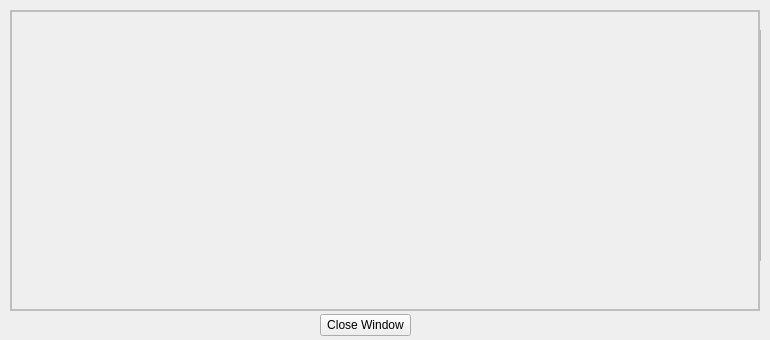
<?xml version="1.0" encoding="UTF-8"?>
<ui version="4.0">
 <class>CougarBackup</class>
 <widget class="QWidget" name="CougarBackup">
  <property name="geometry">
   <rect>
    <x>0</x>
    <y>0</y>
    <width>770</width>
    <height>340</height>
   </rect>
  </property>
  <property name="sizePolicy">
   <sizepolicy hsizetype="Expanding" vsizetype="Maximum">
    <horstretch>0</horstretch>
    <verstretch>0</verstretch>
   </sizepolicy>
  </property>
  <property name="minimumSize">
   <size>
    <width>770</width>
    <height>340</height>
   </size>
  </property>
  <property name="maximumSize">
   <size>
    <width>770</width>
    <height>500</height>
   </size>
  </property>
  <property name="baseSize">
   <size>
    <width>770</width>
    <height>400</height>
   </size>
  </property>
  <property name="windowTitle">
   <string>CougarBackup</string>
  </property>
  <widget class="QLabel" name="label_name">
   <property name="geometry">
    <rect>
     <x>10</x>
     <y>10</y>
     <width>61</width>
     <height>21</height>
    </rect>
   </property>
   <property name="font">
    <font>
     <pointsize>10</pointsize>
    </font>
   </property>
   <property name="text">
    <string>Name:</string>
   </property>
  </widget>
  <widget class="QLabel" name="label_number">
   <property name="geometry">
    <rect>
     <x>200</x>
     <y>10</y>
     <width>61</width>
     <height>21</height>
    </rect>
   </property>
   <property name="font">
    <font>
     <pointsize>10</pointsize>
    </font>
   </property>
   <property name="text">
    <string>Number:</string>
   </property>
  </widget>
  <widget class="QLabel" name="label_diskLocation">
   <property name="geometry">
    <rect>
     <x>15</x>
     <y>50</y>
     <width>91</width>
     <height>20</height>
    </rect>
   </property>
   <property name="font">
    <font>
     <pointsize>10</pointsize>
    </font>
   </property>
   <property name="text">
    <string>Disk Location:</string>
   </property>
  </widget>
  <widget class="QPushButton" name="pushButton_start">
   <property name="geometry">
    <rect>
     <x>55</x>
     <y>230</y>
     <width>114</width>
     <height>32</height>
    </rect>
   </property>
   <property name="text">
    <string>Start</string>
   </property>
  </widget>
  <widget class="QPushButton" name="pushButton_cancel">
   <property name="geometry">
    <rect>
     <x>235</x>
     <y>230</y>
     <width>114</width>
     <height>32</height>
    </rect>
   </property>
   <property name="text">
    <string>Close</string>
   </property>
  </widget>
  <widget class="Line" name="line">
   <property name="geometry">
    <rect>
     <x>10</x>
     <y>210</y>
     <width>411</width>
     <height>20</height>
    </rect>
   </property>
   <property name="orientation">
    <enum>Qt::Horizontal</enum>
   </property>
  </widget>
  <widget class="QTextBrowser" name="textBrowser_source">
   <property name="geometry">
    <rect>
     <x>90</x>
     <y>91</y>
     <width>331</width>
     <height>21</height>
    </rect>
   </property>
   <property name="verticalScrollBarPolicy">
    <enum>Qt::ScrollBarAlwaysOff</enum>
   </property>
   <property name="horizontalScrollBarPolicy">
    <enum>Qt::ScrollBarAlwaysOff</enum>
   </property>
   <property name="sizeAdjustPolicy">
    <enum>QAbstractScrollArea::AdjustToContents</enum>
   </property>
   <property name="lineWrapMode">
    <enum>QTextEdit::NoWrap</enum>
   </property>
  </widget>
  <widget class="QTextBrowser" name="textBrowser_destination">
   <property name="geometry">
    <rect>
     <x>90</x>
     <y>121</y>
     <width>331</width>
     <height>21</height>
    </rect>
   </property>
   <property name="verticalScrollBarPolicy">
    <enum>Qt::ScrollBarAlwaysOff</enum>
   </property>
  </widget>
  <widget class="QLabel" name="label_source">
   <property name="geometry">
    <rect>
     <x>20</x>
     <y>91</y>
     <width>61</width>
     <height>21</height>
    </rect>
   </property>
   <property name="font">
    <font>
     <pointsize>10</pointsize>
    </font>
   </property>
   <property name="text">
    <string>Source:</string>
   </property>
  </widget>
  <widget class="QLabel" name="label_destination">
   <property name="geometry">
    <rect>
     <x>10</x>
     <y>121</y>
     <width>81</width>
     <height>21</height>
    </rect>
   </property>
   <property name="font">
    <font>
     <pointsize>10</pointsize>
    </font>
   </property>
   <property name="text">
    <string>Destination:</string>
   </property>
  </widget>
  <widget class="QLineEdit" name="lineEdit_name">
   <property name="geometry">
    <rect>
     <x>52</x>
     <y>10</y>
     <width>131</width>
     <height>21</height>
    </rect>
   </property>
  </widget>
  <widget class="QLineEdit" name="lineEdit_number">
   <property name="geometry">
    <rect>
     <x>260</x>
     <y>10</y>
     <width>151</width>
     <height>21</height>
    </rect>
   </property>
  </widget>
  <widget class="QPushButton" name="pushButton_browse">
   <property name="geometry">
    <rect>
     <x>103</x>
     <y>44</y>
     <width>80</width>
     <height>30</height>
    </rect>
   </property>
   <property name="text">
    <string>Browse...</string>
   </property>
  </widget>
  <widget class="QTextBrowser" name="textBrowser_folders">
   <property name="geometry">
    <rect>
     <x>430</x>
     <y>30</y>
     <width>331</width>
     <height>231</height>
    </rect>
   </property>
  </widget>
  <widget class="QLabel" name="label_folders">
   <property name="geometry">
    <rect>
     <x>430</x>
     <y>10</y>
     <width>111</width>
     <height>21</height>
    </rect>
   </property>
   <property name="text">
    <string>Excluded Folders</string>
   </property>
  </widget>
  <widget class="QLabel" name="label_excluded">
   <property name="geometry">
    <rect>
     <x>217</x>
     <y>48</y>
     <width>111</width>
     <height>21</height>
    </rect>
   </property>
   <property name="font">
    <font>
     <pointsize>10</pointsize>
    </font>
   </property>
   <property name="text">
    <string>Excluded Folders:</string>
   </property>
  </widget>
  <widget class="QPushButton" name="pushButton_exclude">
   <property name="geometry">
    <rect>
     <x>330</x>
     <y>43</y>
     <width>80</width>
     <height>30</height>
    </rect>
   </property>
   <property name="text">
    <string>Browse...</string>
   </property>
  </widget>
  <widget class="QCheckBox" name="checkBox_update">
   <property name="geometry">
    <rect>
     <x>10</x>
     <y>151</y>
     <width>161</width>
     <height>31</height>
    </rect>
   </property>
   <property name="font">
    <font>
     <pointsize>10</pointsize>
     <weight>50</weight>
     <bold>false</bold>
    </font>
   </property>
   <property name="toolTip">
    <string extracomment="Check this if running rsync again on the same backup. Will backup with the -u option"/>
   </property>
   <property name="whatsThis">
    <string extracomment="Check this if running rsync again on the same backup. Will backup with the -u option"/>
   </property>
   <property name="text">
    <string>Update Option</string>
   </property>
   <property name="iconSize">
    <size>
     <width>32</width>
     <height>32</height>
    </size>
   </property>
  </widget>
  <widget class="QCheckBox" name="checkBox_windows">
   <property name="geometry">
    <rect>
     <x>10</x>
     <y>181</y>
     <width>101</width>
     <height>20</height>
    </rect>
   </property>
   <property name="font">
    <font>
     <pointsize>10</pointsize>
    </font>
   </property>
   <property name="text">
    <string>Windows OS</string>
   </property>
  </widget>
  <widget class="QPushButton" name="pushButton_config">
   <property name="geometry">
    <rect>
     <x>130</x>
     <y>180</y>
     <width>131</width>
     <height>22</height>
    </rect>
   </property>
   <property name="font">
    <font>
     <pointsize>10</pointsize>
    </font>
   </property>
   <property name="text">
    <string>Select Config Folder</string>
   </property>
  </widget>
  <widget class="QTextBrowser" name="textBrowser_output">
   <property name="enabled">
    <bool>false</bool>
   </property>
   <property name="geometry">
    <rect>
     <x>10</x>
     <y>10</y>
     <width>750</width>
     <height>301</height>
    </rect>
   </property>
   <property name="frameShape">
    <enum>QFrame::Box</enum>
   </property>
   <property name="frameShadow">
    <enum>QFrame::Plain</enum>
   </property>
   <property name="lineWidth">
    <number>2</number>
   </property>
   <property name="midLineWidth">
    <number>1</number>
   </property>
  </widget>
  <widget class="QPushButton" name="pushButton_outFinished">
   <property name="geometry">
    <rect>
     <x>320</x>
     <y>314</y>
     <width>91</width>
     <height>22</height>
    </rect>
   </property>
   <property name="font">
    <font>
     <pointsize>9</pointsize>
    </font>
   </property>
   <property name="text">
    <string>Close Window</string>
   </property>
  </widget>
  <widget class="QPushButton" name="pushButton_clear">
   <property name="geometry">
    <rect>
     <x>650</x>
     <y>270</y>
     <width>110</width>
     <height>30</height>
    </rect>
   </property>
   <property name="font">
    <font>
     <pointsize>9</pointsize>
    </font>
   </property>
   <property name="text">
    <string>Clear Exclusions</string>
   </property>
  </widget>
  <zorder>label_name</zorder>
  <zorder>label_number</zorder>
  <zorder>label_diskLocation</zorder>
  <zorder>pushButton_start</zorder>
  <zorder>pushButton_cancel</zorder>
  <zorder>line</zorder>
  <zorder>textBrowser_source</zorder>
  <zorder>textBrowser_destination</zorder>
  <zorder>label_source</zorder>
  <zorder>label_destination</zorder>
  <zorder>lineEdit_name</zorder>
  <zorder>lineEdit_number</zorder>
  <zorder>pushButton_browse</zorder>
  <zorder>textBrowser_folders</zorder>
  <zorder>label_folders</zorder>
  <zorder>label_excluded</zorder>
  <zorder>pushButton_exclude</zorder>
  <zorder>checkBox_update</zorder>
  <zorder>checkBox_windows</zorder>
  <zorder>pushButton_config</zorder>
  <zorder>pushButton_outFinished</zorder>
  <zorder>pushButton_clear</zorder>
  <zorder>textBrowser_output</zorder>
 </widget>
 <layoutdefault spacing="6" margin="11"/>
 <resources/>
 <connections/>
</ui>
